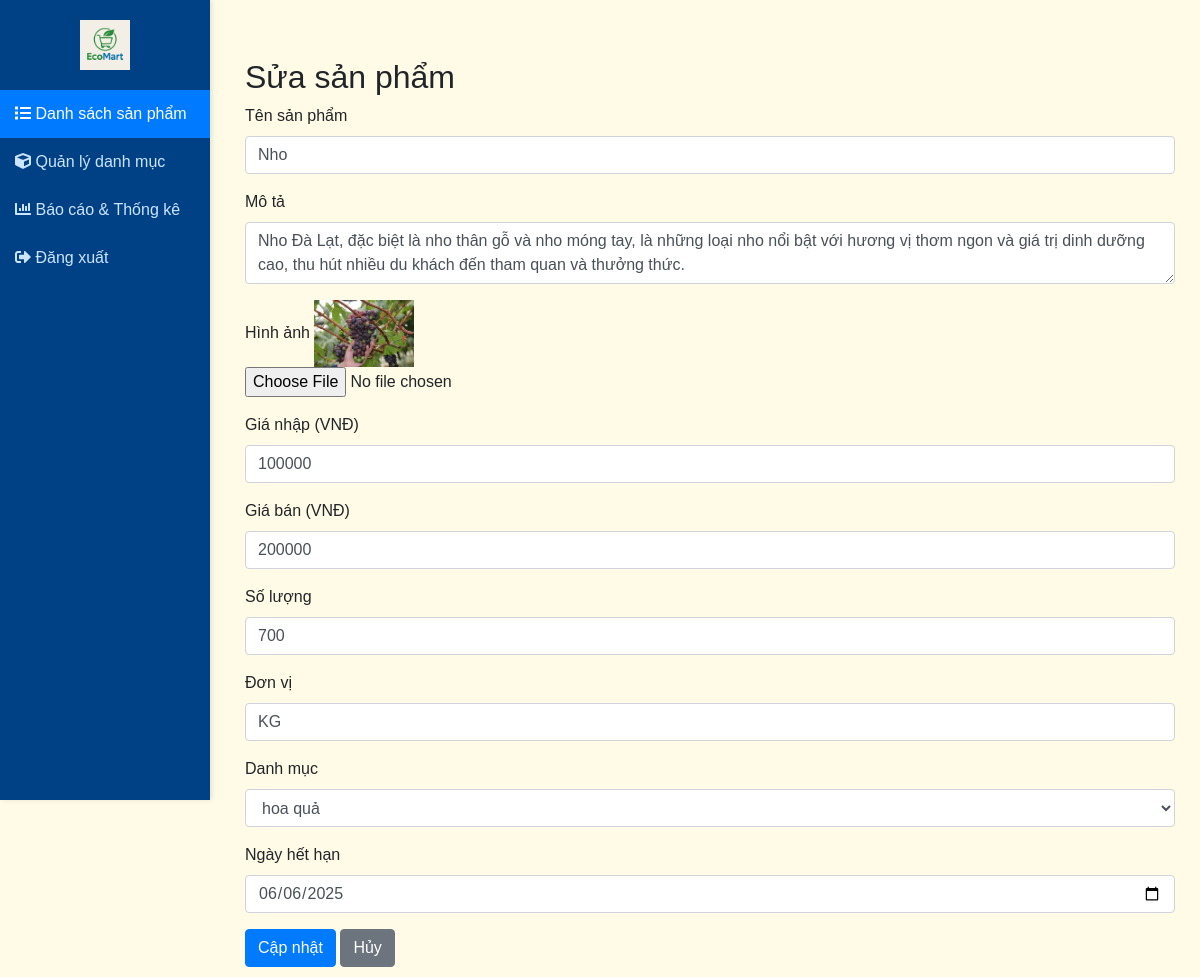
Screenshot of /index.php?action=edit&id=1 (signed in) with the database file from the repository.
### tables this page shows
CREATE TABLE `products` (
  `id` int(11) NOT NULL,
  `name` varchar(200) NOT NULL,
  `description` text DEFAULT NULL,
  `price` int(11) NOT NULL,
  `quantity` int(11) NOT NULL DEFAULT 0,
  `image` varchar(255) DEFAULT NULL,
  `category_id` int(11) DEFAULT NULL,
  `created_at` timestamp NOT NULL DEFAULT current_timestamp(),
  `updated_at` timestamp NOT NULL DEFAULT current_timestamp() ON UPDATE current_timestamp(),
  `expiration_date` date DEFAULT NULL,
  `unit` varchar(20) DEFAULT NULL,
  `purchase` int(11) DEFAULT NULL
);

CREATE TABLE `categories` (
  `id` int(11) NOT NULL,
  `name` varchar(100) NOT NULL,
  `description` text DEFAULT NULL,
  `created_at` timestamp NOT NULL DEFAULT current_timestamp(),
  `updated_at` timestamp NOT NULL DEFAULT current_timestamp() ON UPDATE current_timestamp()
);

### controllers/ProductController.php (called while the page is built, shortened)
<?php
include_once 'config/database.php';
include_once 'models/Category.php';
class ProductController {
    private $db;
    public function __construct() {
        $database = new Database();
        $this->db = $database->getConnection();
    }
    public function edit() {
        $categoryModel = new Category($this->db);
        $categories = $categoryModel->getAll();
        $id = isset($_GET['id']) ? intval($_GET['id']) : 0;
        $query = "SELECT * FROM products WHERE id = :id";
        $stmt = $this->db->prepare($query);
        $stmt->bindParam(':id', $id, PDO::PARAM_INT);
        $stmt->execute();
        $product = $stmt->fetch(PDO::FETCH_ASSOC);
        include 'views/products/edit.php';
    }
}
?>

### config/database.php (called while the page is built, shortened)
<?php
class Database {
    private $host = "localhost";
    private $db_name = "product_management";
    private $username = "root";
    private $password = "";
    private $port = "3308";
    public function getConnection() {
        $this->conn = null;
        try {
            $this->conn = new PDO(
                "mysql:host=" . $this->host . ";port=" . $this->port . ";dbname=" . $this->db_name,
                $this->username,
                $this->password
            );
            $this->conn->setAttribute(PDO::ATTR_ERRMODE, PDO::ERRMODE_EXCEPTION);
            $this->conn->exec("set names utf8");
        } catch(PDOException $e) {
            echo "Lỗi kết nối: " . $e->getMessage();
        }
        return $this->conn;
    }
}
?>

### models/Category.php (called while the page is built, shortened)
<?php
class Category {
    private $conn;
    private $table_name = "categories";
    public function __construct($db) {
        $this->conn = $db;
    }
    public function getAll() {
        $query = "SELECT * FROM " . $this->table_name . " ORDER BY name";
        $stmt = $this->conn->prepare($query);
        $stmt->execute();
        return $stmt->fetchAll(PDO::FETCH_ASSOC);
    }
}
?>

### views/products/edit.php (the view, shortened to what this page needs)
<!DOCTYPE html>
<html lang="vi">
<head>
    <link rel="stylesheet" href="https://stackpath.bootstrapcdn.com/bootstrap/4.5.2/css/bootstrap.min.css">
    <link rel="stylesheet" href="https://cdnjs.cloudflare.com/ajax/libs/font-awesome/5.15.3/css/all.min.css">
</head>
<body>
<div class="wrapper">
    <div class="sidebar">
        <div style="text-align: center;">
            <img src="./uploads/logo.png" alt="EcoMart Logo" style="height: 50px; margin-bottom: 20px;">
        </div>
        <a href="index.php?action=index" class="active"><i class="fas fa-list"></i> Danh sách sản phẩm</a>
        <a href="index.php?action=categories"><i class="fas fa-cube"></i> Quản lý danh mục</a>
        <a href="index.php?action=reports"><i class="fas fa-chart-bar"></i> Báo cáo & Thống kê</a>
        <a href="index.php?action=logout"><i class="fas fa-sign-out-alt"></i> Đăng xuất</a>
    </div>
    <div class="main-content">
        <div class="container mt-5">
            <h2>Sửa sản phẩm</h2>
            <form method="POST" enctype="multipart/form-data">
                <div class="form-group">
                    <label>Tên sản phẩm</label>
                    <input type="text" name="name" class="form-control" value="<?= htmlspecialchars($product['name']) ?>" required>
                </div>
                <div class="form-group">
                    <label>Mô tả</label>
                    <textarea name="description" class="form-control"><?= htmlspecialchars($product['description']) ?></textarea>
                </div>
                <div class="form-group">
                    <label>Hình ảnh</label>
                    <?php if ($product['image']): ?>
                        <img src="<?= $product['image'] ?>" style="max-width:100px;"><br>
                    <?php endif; ?>
                    <input type="file" name="image" class="form-control-file" accept="image/*">
                </div>
                <div class="form-group">
                    <label>Giá nhập (VNĐ)</label>
                    <input type="number" name="purchase" class="form-control" value="<?= $product['purchase'] ?>" required>
                </div>
                <div class="form-group">
                    <label>Giá bán (VNĐ)</label>
                    <input type="number" name="price" class="form-control" value="<?= $product['price'] ?>" required>
                </div>
                <div class="form-group">
                    <label>Số lượng</label>
                    <input type="number" name="quantity" class="form-control" value="<?= $product['quantity'] ?>" required>
                </div>
                <div class="form-group">
                    <label>Đơn vị</label>
                    <input type="text" name="unit" class="form-control" value="<?= $product['unit'] ?>" required>
                </div>
                <div class="form-group">
                    <label>Danh mục</label>
                    <select name="category_id" class="form-control" required>
                        <?php foreach ($categories as $cat): ?>
                            <option value="<?= $cat['id'] ?>" <?= ($product['category_id'] == $cat['id']) ? 'selected' : '' ?>>
                                <?= htmlspecialchars($cat['name']) ?>
                            </option>
                        <?php endforeach; ?>
                    </select>
                </div>
                <div class="form-group">
                    <label>Ngày hết hạn</label>
                    <input type="date" name="expiration_date" class="form-control" value="<?= $product['expiration_date'] ?>">
                </div>
                <button type="submit" class="btn btn-primary">Cập nhật</button>
                <a href="index.php" class="btn btn-secondary">Hủy</a>
            </form>
        </div>
    </div>
</div>
</body>
</html>

### views/products/edit.php (style rules this page uses)
body { background-color: #fffbe6; font-family: sans-serif; }
.wrapper { display: flex; }
.sidebar { width: 210px; min-width: 200px; max-width: 220px; background-color: #004085; color: #ffffff; height: 100vh; padding-top: 20px; box-shadow: 2px 0 5px rgba(0,0,0,0.1); position: fixed; left: 0; top: 0; overflow-y: auto; }
.sidebar a { color: #cce5ff; padding: 12px 15px; text-decoration: none; display: block; transition: background-color 0.3s ease; }
.sidebar .active { background-color: #007bff; color: #ffffff; }
.main-content { flex-grow: 1; padding: 10px; margin-left: 220px; }

### rows the page displays
products: name "Nho", description "Nho Đà Lạt, đặc biệt là nho thân gỗ và nho móng tay, là những loại nho nổi bật với hương vị thơm ngon và giá trị dinh dưỡng cao, thu hút nhiều du khách đến tham quan và thưởng thức.", image (picture), purchase "100000", price "200000", quantity "700", unit "KG", category_id "hoa quả", expiration_date "06/06/2025"
